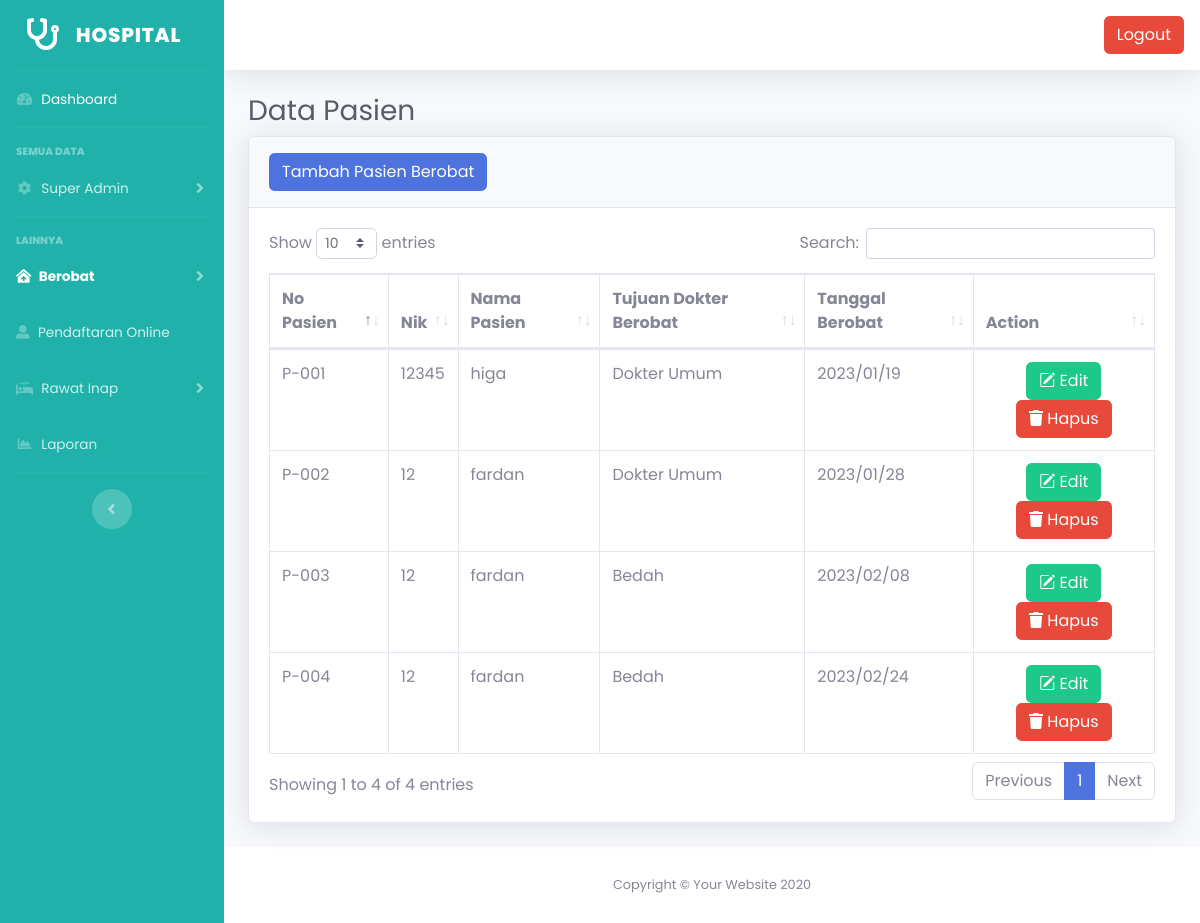
/data-berobat.php (signed in), run on the app's committed database.
### tables this page shows
CREATE TABLE `tambah_berobat` (
  `id_berobat` int(11) NOT NULL,
  `kode_pasien` varchar(200) NOT NULL,
  `nik` varchar(200) NOT NULL,
  `nama` varchar(200) NOT NULL,
  `spesialis` int(200) NOT NULL,
  `tanggal` varchar(200) NOT NULL,
  `keterangan` varchar(200) NOT NULL
);

CREATE TABLE `spesialis` (
  `id_spesialis` int(11) NOT NULL,
  `nama_spesialis` varchar(200) NOT NULL
);

### data-berobat.php (the view, shortened to what this page needs)
<?php include('navbar.php'); ?>
                <div class="container-fluid">
                    <h1 class="h3 text-gray-800">Data Pasien </h1>
                    <div class="card shadow mb-4">
                        <div class="card-header py-3">
                            <a href="tambah-berobat.php" type="button" class="btn btn-primary">Tambah Pasien Berobat</a>
                        </div>
                        <div class="card-body">
                            <div class="table-responsive">
                                <table class="table align-middle table-bordered" id="dataTable" width="100%" cellspacing="0">
                                    <thead>
                                        <tr>
                                            <th>No Pasien</th>
                                            <th>Nik</th>
                                            <th>Nama Pasien</th>
                                            <th>Tujuan Dokter Berobat</th>
                                            <th>Tanggal Berobat</th>
                                            <th>Action</th>
                                        </tr>
                                    </thead>
                                    <tbody>
                                        <?php
                                        $query = "SELECT * FROM tambah_berobat JOIN spesialis ON (spesialis.id_spesialis = tambah_berobat.spesialis);";
                                        $sql = mysqli_query($conn, $query);
                                        ?>
                                        <?php while ($result = mysqli_fetch_assoc($sql)) { ?>
                                            <tr>
                                                <td><?= $result['kode_pasien'];?></td>
                                                <td><?= $result['nik']; ?></td>
                                                <td><?= $result['nama']; ?></td>
                                                <td><?= $result['nama_spesialis']; ?></td>
                                                <td><?= $result['tanggal']; ?></td>
                                                <td class="text-center">
                                                    <a href="tambah-berobat.php?data=<?php echo $result['id_berobat']; ?>" type="button" class="btn btn-success"><i class="bi bi-pencil-square"></i></i> Edit</a>
                                                    <a href="proses.php?hapus5=<?php echo $result['id_berobat']; ?>" type="button" class="btn btn-danger" style="" onclick="return confirm('Apakah anda yakin ingin menghapus???')"><i class="fa fa-trash" aria-hidden="true"></i> Hapus</a>
                                                </td>
                                            </tr>
                                        <?php } ?>
                                    </tbody>
                                </table>
                            </div>
                        </div>
                    </div>
                </div>
            </div>
            <footer class="sticky-footer bg-white">
                <div class="container my-auto">
                    <div class="copyright text-center my-auto">
                        <span>Copyright &copy; Your Website 2020</span>
                    </div>
                </div>
            </footer>
        </div>
    </div>
</body>
</html>

### data on the page
tambah_berobat: kode_pasien "P-001", nik "12345", nama "higa", spesialis.nama_spesialis "Dokter Umum", tanggal "2023/01/19"
tambah_berobat: kode_pasien "P-002", nik "12", nama "fardan", spesialis.nama_spesialis "Dokter Umum", tanggal "2023/01/28"
tambah_berobat: kode_pasien "P-003", nik "12", nama "fardan", spesialis.nama_spesialis "Bedah", tanggal "2023/02/08"
tambah_berobat: kode_pasien "P-004", nik "12", nama "fardan", spesialis.nama_spesialis "Bedah", tanggal "2023/02/24"
